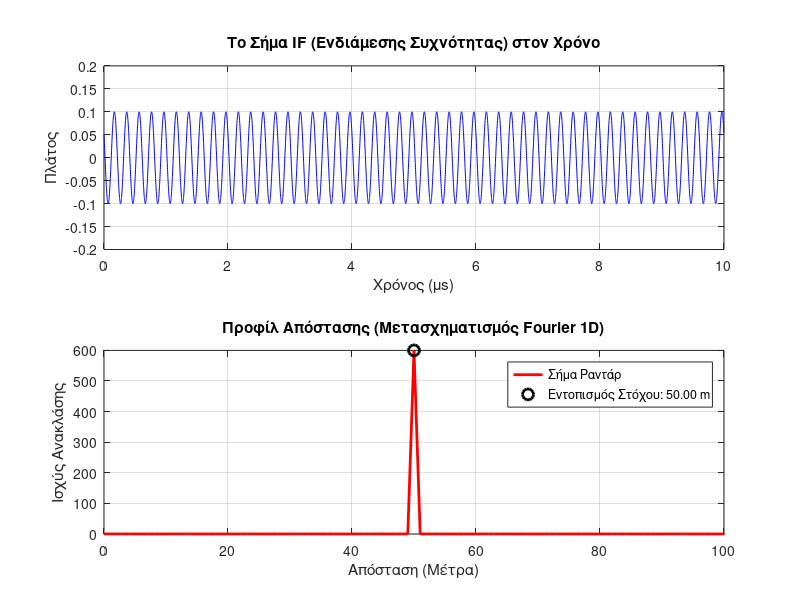

The MATLAB source for this figure:
% =========================================================================
% Φάση 1: Προσομοίωση Καθαρού FMCW Radar (Μέτρηση Απόστασης)
% =========================================================================
clear; clc; close all;

%% 1. Παράμετροι Συστήματος (Προσαρμοσμένες για οπτικοποίηση)
c = 3e8;            % Ταχύτητα του φωτός (m/s)
B = 150e6;          % Εύρος ζώνης (Bandwidth) - 150 MHz
T = 10e-6;          % Διάρκεια ενός chirp (10 microseconds)
mu = B / T;         % Κλίση συχνότητας (Chirp slope)
fc = 24e9;          % Φέρουσα συχνότητα (24 GHz - τυπική για ραντάρ)

fs = 4 * B;         % Συχνότητα δειγματοληψίας (Nyquist)
t = 0:1/fs:T-1/fs;  % Διάνυσμα χρόνου για ένα chirp
N = length(t);      % Αριθμός δειγμάτων

%% 2. Ορισμός Στόχου
target_range = 50;  % Απόσταση στόχου (50 μέτρα)
target_vel = 0;     % Ταχύτητα στόχου (την κρατάμε 0 για τώρα)

% Υπολογισμός χρονικής καθυστέρησης (πήγαινε-έλα του φωτός)
tau = 2 * target_range / c; 

%% 3. Δημιουργία Σημάτων (Βάσει των εξισώσεων της εργασίας)
A_T = 1; % Πλάτος εκπομπής
A_R = 0.1; % Πλάτος λήψης (η ηχώ είναι πάντα πιο αδύναμη)

% Α. Τοπικός Ταλαντωτής (LO) - Εκπεμπόμενο Σήμα
% Τύπος: s_LO(t) = A_T * exp(j * (2*pi*fc*t + pi*mu*t^2))
s_LO = A_T * exp(1j * (2*pi*fc*t + pi*mu.*t.^2));

% Β. Λαμβανόμενο Σήμα (RX) - Η ηχώ με την καθυστέρηση tau
s_RX = A_R * exp(1j * (2*pi*fc*(t-tau) + pi*mu.*(t-tau).^2));

%% 4. Μίξη Σημάτων (Dechirping) για εξαγωγή του IF
% Πολλαπλασιάζουμε το LO με το συζυγές του RX για να βγει θετική συχνότητα!
s_IF = s_LO .* conj(s_RX);

%% 5. Επεξεργασία Σήματος (1D FFT για εύρεση απόστασης)
% Κάνουμε FFT στο σήμα IF
fft_IF = fft(s_IF);
fft_IF = abs(fft_IF(1:N/2)); % Κρατάμε το θετικό μισό των συχνοτήτων

% Μετατροπή του άξονα x από Συχνότητες (Hz) σε Απόσταση (Μέτρα)
frequencies = (0:N/2-1) * (fs/N);
range_axis = (frequencies * c) / (2 * mu);

%% 6. Οπτικοποίηση (Διαγράμματα)
figure('Name', 'Φάση 1: Καθαρό FMCW Radar', 'Position', [100, 100, 800, 500]);

% Διάγραμμα 1: Το σήμα IF στον χρόνο
subplot(2,1,1);
plot(t*1e6, real(s_IF), 'b');
title('Το Σήμα IF (Ενδιάμεσης Συχνότητας) στον Χρόνο');
xlabel('Χρόνος (\mus)'); ylabel('Πλάτος'); grid on;

% Διάγραμμα 2: Το προφίλ απόστασης (Το αποτέλεσμα του FFT)
subplot(2,1,2);
plot(range_axis, fft_IF, 'r', 'LineWidth', 2);
title('Προφίλ Απόστασης (Μετασχηματισμός Fourier 1D)');
xlabel('Απόσταση (Μέτρα)'); ylabel('Ισχύς Ανακλάσης'); 
xlim([0 100]); grid on;

% Βρίσκουμε αυτόματα πού είναι η κορυφή
[~, max_idx] = max(fft_IF);
detected_range = range_axis(max_idx);
hold on; plot(detected_range, fft_IF(max_idx), 'ko', 'MarkerSize', 8, 'LineWidth', 2);
legend('Σήμα Ραντάρ', sprintf('Εντοπισμός Στόχου: %.2f m', detected_range));
